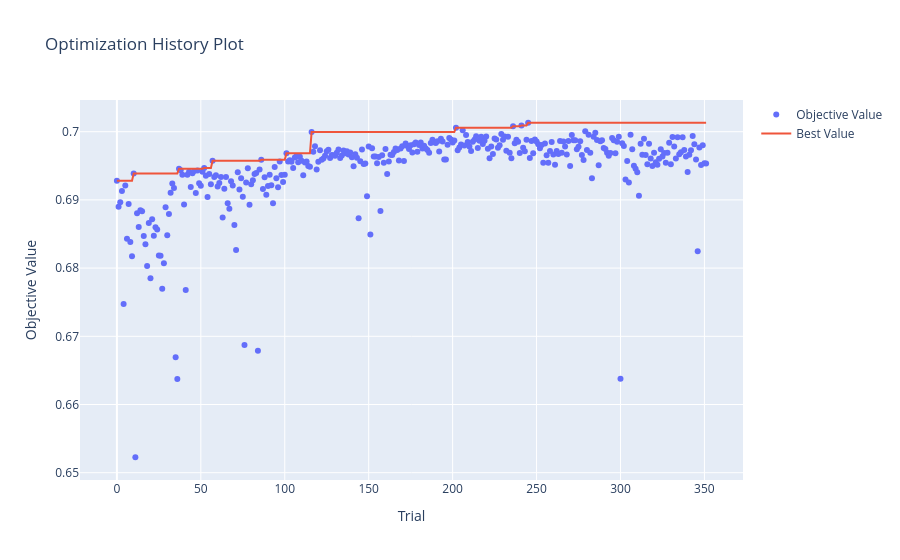
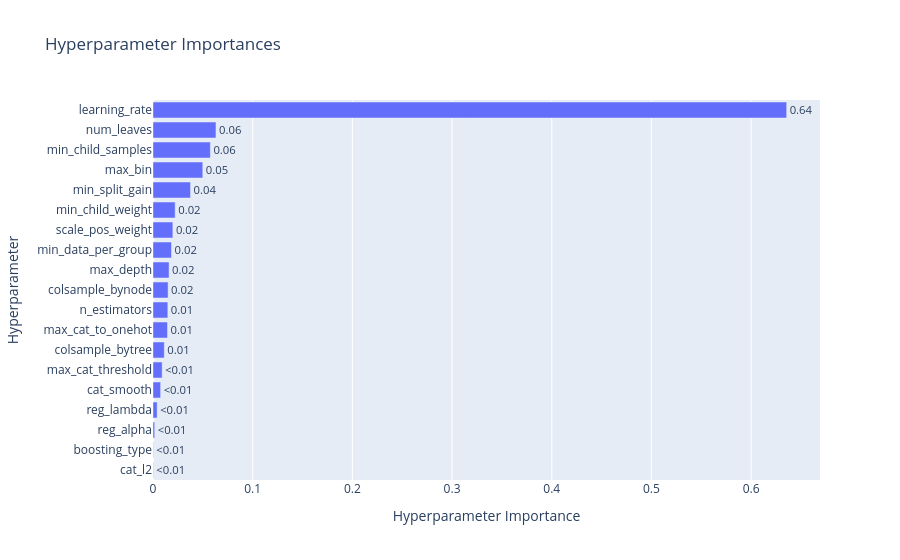
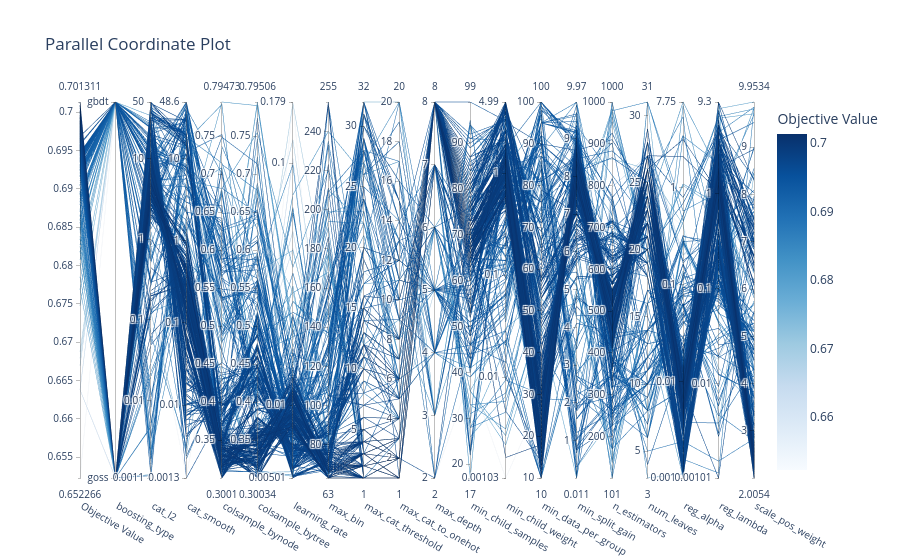

The notebook cell saved with these charts, in order:
### Markdown cell above
### 10k

### Code cell
# Parameter tuning settings
timeout_seconds = 60 * 60 * 1
no_improvement_trials = 100

# Split the 10k dataset to evaluate on holdout after tuning
X_tuning = train_10k_X.head(8000)
y_tuning = train_10k_y_cat.head(8000)
X_val_holdout = train_10k_X.tail(2000)
y_val_holdout = train_10k_y_cat.tail(2000)


# Define the objective function for Optuna to optimize
def objective_lgbm(trial):
    # Possible parameters to tune with ranges
    params = {
        "boosting_type": trial.suggest_categorical(
            "boosting_type", ["gbdt", "goss"]
        ),  # Type of boosting algorithm - not using "dart" to save time and "dart" did not deliver significantly better results
        "num_leaves": trial.suggest_int(
            "num_leaves", 3, 31
        ),  # Max leaves per tree. Low to prevent memorizing small data
        "max_depth": trial.suggest_int(
            "max_depth", 2, 8
        ),  # Max tree depth. Low to reduce overfitting
        "learning_rate": trial.suggest_float(
            "learning_rate", 0.005, 0.2, log=True
        ),  # Step size
        "objective": "binary",  # Binary classification objective
        "metric": "auc",  # Evaluation metric
        "scale_pos_weight": trial.suggest_float(
            "scale_pos_weight", 2.0, 10.0
        ),  # Class balancing weight for imbalanced target
        "min_split_gain": trial.suggest_float(
            "min_split_gain", 0, 10.0
        ),  # Min loss reduction required to make a split
        "min_child_weight": trial.suggest_float(
            "min_child_weight", 1e-3, 5.0, log=True
        ),  # Min sum of instance weight needed in a child node
        "min_child_samples": trial.suggest_int(
            "min_child_samples", 15, 100
        ),  # Min data in one leaf
        "colsample_bytree": trial.suggest_float(
            "colsample_bytree", 0.3, 0.8
        ),  # % of features used per tree
        "reg_alpha": trial.suggest_float(
            "reg_alpha", 1e-3, 10.0, log=True
        ),  # L1 regularization
        "reg_lambda": trial.suggest_float(
            "reg_lambda", 1e-3, 10.0, log=True
        ),  # L2 regularization
        "random_state": 42,  # Fixed seed for reproducibility
        "n_jobs": 1,  # Use single thread to avoid issues with parallelism in Optuna
        "verbose": -1,  # Suppress LightGBM output
        "colsample_bynode": trial.suggest_float(
            "colsample_bynode", 0.3, 0.8
        ),  # % of features used per node
        "min_data_per_group": trial.suggest_int(
            "min_data_per_group", 10, 100
        ),  # Min data per categorical group
        "max_cat_threshold": trial.suggest_int(
            "max_cat_threshold", 1, 32
        ),  # Max splits for categories
        "cat_l2": trial.suggest_float(
            "cat_l2", 1e-3, 50.0, log=True
        ),  # L2 regularization for categorical splits
        "cat_smooth": trial.suggest_float(
            "cat_smooth", 1e-3, 50.0, log=True
        ),  # Smoothing for categorical splits
        "max_cat_to_onehot": trial.suggest_int(
            "max_cat_to_onehot", 1, 20
        ),  # Threshold for one-hot encoding
        "max_bin": trial.suggest_int("max_bin", 63, 255),  # Max bins for features
        "n_estimators": trial.suggest_int(
            "n_estimators", 100, 1000
        ),  # Number of boosting rounds
    }

    if params["boosting_type"] == "goss":  # Gradient-based One-Side Sampling (GOSS)
        params["subsample"] = 1.0  # LightGBM requirement for GOSS
        params["top_rate"] = trial.suggest_float(
            "top_rate", 0.05, 0.5
        )  # Fraction of large gradients to retain
        params["other_rate"] = trial.suggest_float(
            "other_rate", 0.05, 1.0 - params["top_rate"]
        )  # Fraction of small gradients to retain
    else:  # GBDT (Gradient Boosting Decision Trees)
        params["subsample"] = trial.suggest_float(
            "subsample", 0.5, 1.0
        )  # Row subsampling
        params["subsample_freq"] = trial.suggest_int(
            "subsample_freq", 1, 5
        )  # Frequency of subsampling

    # TimeSeriesSplit to respect temporal order of data 5 splits for 5-fold CV
    tscv = TimeSeriesSplit(n_splits=5)
    cv_scores = []

    # 5-fold CV cycle
    for train_idx, val_idx in tscv.split(X_tuning):
        X_tr, X_val = X_tuning.iloc[train_idx], X_tuning.iloc[val_idx]
        y_tr, y_val = y_tuning.iloc[train_idx], y_tuning.iloc[val_idx]

        model = LGBMClassifier(**params)

        # Suppress warnings during fitting
        with warnings.catch_warnings():
            warnings.simplefilter("ignore")
            model.fit(X_tr, y_tr)

        # Calculate AUC
        preds = model.predict_proba(X_val)[:, 1]
        cv_scores.append(roc_auc_score(y_val, preds))

    # Return mean AUC across CV folds as the objective value to maximize
    return np.mean(cv_scores)


# Custom callback to stop optimization if no improvement in best AUC for a certain number of trials
def stop_optuna(study, trial):
    if study.best_trial.number + no_improvement_trials <= trial.number:
        print(
            f"\n[Early Stop] No improvement in {no_improvement_trials} trials. Stopping optimization."
        )
        study.stop()

# Create Optuna study and optimize
study_lgbm = optuna.create_study(direction="maximize", sampler=TPESampler(seed=42))
study_lgbm.optimize(
    objective_lgbm, timeout=timeout_seconds, n_jobs=-1, callbacks=[stop_optuna]
)

# Print best results and optimal parameters
print("\n" + "=" * 40)
print(f"BEST AUC: {study_lgbm.best_value:.4f}")
print("BEST PARAMETERS:")

print("best_params = {")
for k, v in study_lgbm.best_params.items():
    if isinstance(v, str):
        print(f'    "{k}": "{v}",')
    else:
        print(f'    "{k}": {v},')
print("}")

# Calculate and print parameter importance
print("\n--- PARAMETER IMPORTANCE ---")
importances = optuna.importance.get_param_importances(study_lgbm)
for param, importance in importances.items():
    print(f"  {param:20}: {importance:.4f}")
print("=" * 40)

# Generate and show visualizations of optimization history,
# parameter importance and parallel coordinate plot
fig1 = plot_optimization_history(study_lgbm)
fig1.show()

fig2 = plot_param_importances(study_lgbm)
fig2.show()

fig3 = plot_parallel_coordinate(
    study_lgbm,
    params=[
        "boosting_type",
        "num_leaves",
        "max_depth",
        "learning_rate",
        "scale_pos_weight",
        "min_split_gain",
        "min_child_weight",
        "min_child_samples",
        "colsample_bytree",
        "reg_alpha",
        "reg_lambda",
        "colsample_bynode",
        "min_data_per_group",
        "max_cat_threshold",
        "cat_l2",
        "cat_smooth",
        "max_cat_to_onehot",
        "max_bin",
        "n_estimators",
    ],
)
fig3.show()

# Save visualizations as HTML files
fig1.write_html(LGBM_TUNING_DIR_CAT / "optuna_lgbm_10k_history.html")
fig2.write_html(LGBM_TUNING_DIR_CAT / "optuna_lgbm_10k_importance.html")
fig3.write_html(LGBM_TUNING_DIR_CAT / "optuna_lgbm_10k_parallel.html")

### Figure 1 — Plotly figure (JSON) as saved in the notebook; plotly's stock layout.template omitted (floating-point values rounded to 4 significant figures; data arrays with more than 128 entries replaced by an {"elided": "..."} marker saying what was removed)
{"data": [{"mode": "markers", "name": "Objective Value", "type": "scatter", "x": {"elided": "352 int values"}, "y": {"elided": "352 float values"}}, {"mode": "lines", "name": "Best Value", "type": "scatter", "x": {"elided": "352 int values"}, "y": {"elided": "352 float values"}}, {"marker": {"color": "#cccccc"}, "mode": "markers", "name": "Infeasible Trial", "showlegend": false, "type": "scatter", "x": [], "y": []}], "layout": {"title": {"text": "Optimization History Plot"}, "xaxis": {"title": {"text": "Trial"}}, "yaxis": {"title": {"text": "Objective Value"}}}}

### Figure 2 — Plotly figure (JSON) as saved in the notebook; plotly's stock layout.template omitted (floating-point values rounded to 4 significant figures)
{"data": [{"cliponaxis": false, "hovertemplate": ["cat_l2 (FloatDistribution): 0.00030886918845208567<extra></extra>", "boosting_type (CategoricalDistribution): 0.000319024548853638<extra></extra>", "reg_alpha (FloatDistribution): 0.0016990167998426574<extra></extra>", "reg_lambda (FloatDistribution): 0.0041656815209754295<extra></extra>", "cat_smooth (FloatDistribution): 0.007638993904465113<extra></extra>", "max_cat_threshold (IntDistribution): 0.009172137968623015<extra></extra>", "colsample_bytree (FloatDistribution): 0.011332452998386571<extra></extra>", "max_cat_to_onehot (IntDistribution): 0.01456038136189614<extra></extra>", "n_estimators (IntDistribution): 0.014878019707630643<extra></extra>", "colsample_bynode (FloatDistribution): 0.015148394749212772<extra></extra>", "max_depth (IntDistribution): 0.01613183714673047<extra></extra>", "min_data_per_group (IntDistribution): 0.018556195635109646<extra></extra>", "scale_pos_weight (FloatDistribution): 0.019924388335648167<extra></extra>", "min_child_weight (FloatDistribution): 0.022235738178262323<extra></extra>", "min_split_gain (FloatDistribution): 0.03765083497749206<extra></extra>", "max_bin (IntDistribution): 0.049937763063342536<extra></extra>", "min_child_samples (IntDistribution): 0.05753641528691876<extra></extra>", "num_leaves (IntDistribution): 0.0631643101251915<extra></extra>", "learning_rate (FloatDistribution): 0.6356395445029663<extra></extra>"], "name": "Objective Value", "orientation": "h", "text": ["<0.01", "<0.01", "<0.01", "<0.01", "<0.01", "<0.01", "0.01", "0.01", "0.01", "0.02", "0.02", "0.02", "0.02", "0.02", "0.04", "0.05", "0.06", "0.06", "0.64"], "textposition": "outside", "type": "bar", "x": [0.0003089, 0.000319, 0.001699, 0.004166, 0.007639, 0.009172, 0.01133, 0.01456, 0.01488, 0.01515, 0.01613, 0.01856, 0.01992, 0.02224, 0.03765, 0.04994, 0.05754, 0.06316, 0.6356], "y": ["cat_l2", "boosting_type", "reg_alpha", "reg_lambda", "cat_smooth", "max_cat_threshold", "colsample_bytree", "max_cat_to_onehot", "n_estimators", "colsample_bynode", "max_depth", "min_data_per_group", "scale_pos_weight", "min_child_weight", "min_split_gain", "max_bin", "min_child_samples", "num_leaves", "learning_rate"]}], "layout": {"title": {"text": "Hyperparameter Importances"}, "xaxis": {"title": {"text": "Hyperparameter Importance"}}, "yaxis": {"title": {"text": "Hyperparameter"}}}}

### Figure 3 — Plotly figure (JSON) as saved in the notebook; plotly's stock layout.template omitted (floating-point values rounded to 4 significant figures; data arrays with more than 128 entries replaced by an {"elided": "..."} marker saying what was removed)
{"data": [{"dimensions": [{"label": "Objective Value", "range": [0.6523, 0.7013], "values": {"elided": "352 float values"}}, {"label": "boosting_type", "range": [0, 1], "ticktext": ["goss", "gbdt"], "tickvals": [0, 1], "values": {"elided": "352 int values"}}, {"label": "cat_l2", "range": [-2.958, 1.699], "ticktext": ["0.0011", "0.01", "0.1", "1", "10", "50"], "tickvals": [-2.958, -2, -1, 0, 1, 1.699], "values": {"elided": "352 float values"}}, {"label": "cat_smooth", "range": [-2.887, 1.687], "ticktext": ["0.0013", "0.01", "0.1", "1", "10", "48.6"], "tickvals": [-2.887, -2, -1, 0, 1, 1.687], "values": {"elided": "352 float values"}}, {"label": "colsample_bynode", "range": [0.3001, 0.7947], "values": {"elided": "352 float values"}}, {"label": "colsample_bytree", "range": [0.3003, 0.7951], "values": {"elided": "352 float values"}}, {"label": "learning_rate", "range": [-2.3, -0.7481], "ticktext": ["0.00501", "0.01", "0.1", "0.179"], "tickvals": [-2.3, -2, -1, -0.7481], "values": {"elided": "352 float values"}}, {"label": "max_bin", "range": [63, 255], "values": {"elided": "352 int values"}}, {"label": "max_cat_threshold", "range": [1, 32], "values": {"elided": "352 int values"}}, {"label": "max_cat_to_onehot", "range": [1, 20], "values": {"elided": "352 int values"}}, {"label": "max_depth", "range": [2, 8], "values": {"elided": "352 int values"}}, {"label": "min_child_samples", "range": [17, 99], "values": {"elided": "352 int values"}}, {"label": "min_child_weight", "range": [-2.989, 0.6979], "ticktext": ["0.00103", "0.01", "0.1", "1", "4.99"], "tickvals": [-2.989, -2, -1, 0, 0.6979], "values": {"elided": "352 float values"}}, {"label": "min_data_per_group", "range": [10, 100], "values": {"elided": "352 int values"}}, {"label": "min_split_gain", "range": [0.01095, 9.97], "values": {"elided": "352 float values"}}, {"label": "n_estimators", "range": [101, 1000], "values": {"elided": "352 int values"}}, {"label": "num_leaves", "range": [3, 31], "values": {"elided": "352 int values"}}, {"label": "reg_alpha", "range": [-3.0, 0.8895], "ticktext": ["0.001", "0.01", "0.1", "1", "7.75"], "tickvals": [-3.0, -2, -1, 0, 0.8895], "values": {"elided": "352 float values"}}, {"label": "reg_lambda", "range": [-2.996, 0.9687], "ticktext": ["0.00101", "0.01", "0.1", "1", "9.3"], "tickvals": [-2.996, -2, -1, 0, 0.9687], "values": {"elided": "352 float values"}}, {"label": "scale_pos_weight", "range": [2.005, 9.953], "values": {"elided": "352 float values"}}], "labelangle": 30, "labelside": "bottom", "line": {"color": {"elided": "352 float values"}, "colorbar": {"title": {"text": "Objective Value"}}, "colorscale": [[0, "rgb(247,251,255)"], [0.125, "rgb(222,235,247)"], [0.25, "rgb(198,219,239)"], [0.375, "rgb(158,202,225)"], [0.5, "rgb(107,174,214)"], [0.625, "rgb(66,146,198)"], [0.75, "rgb(33,113,181)"], [0.875, "rgb(8,81,156)"], [1, "rgb(8,48,107)"]], "reversescale": false, "showscale": true}, "type": "parcoords"}], "layout": {"title": {"text": "Parallel Coordinate Plot"}}}
